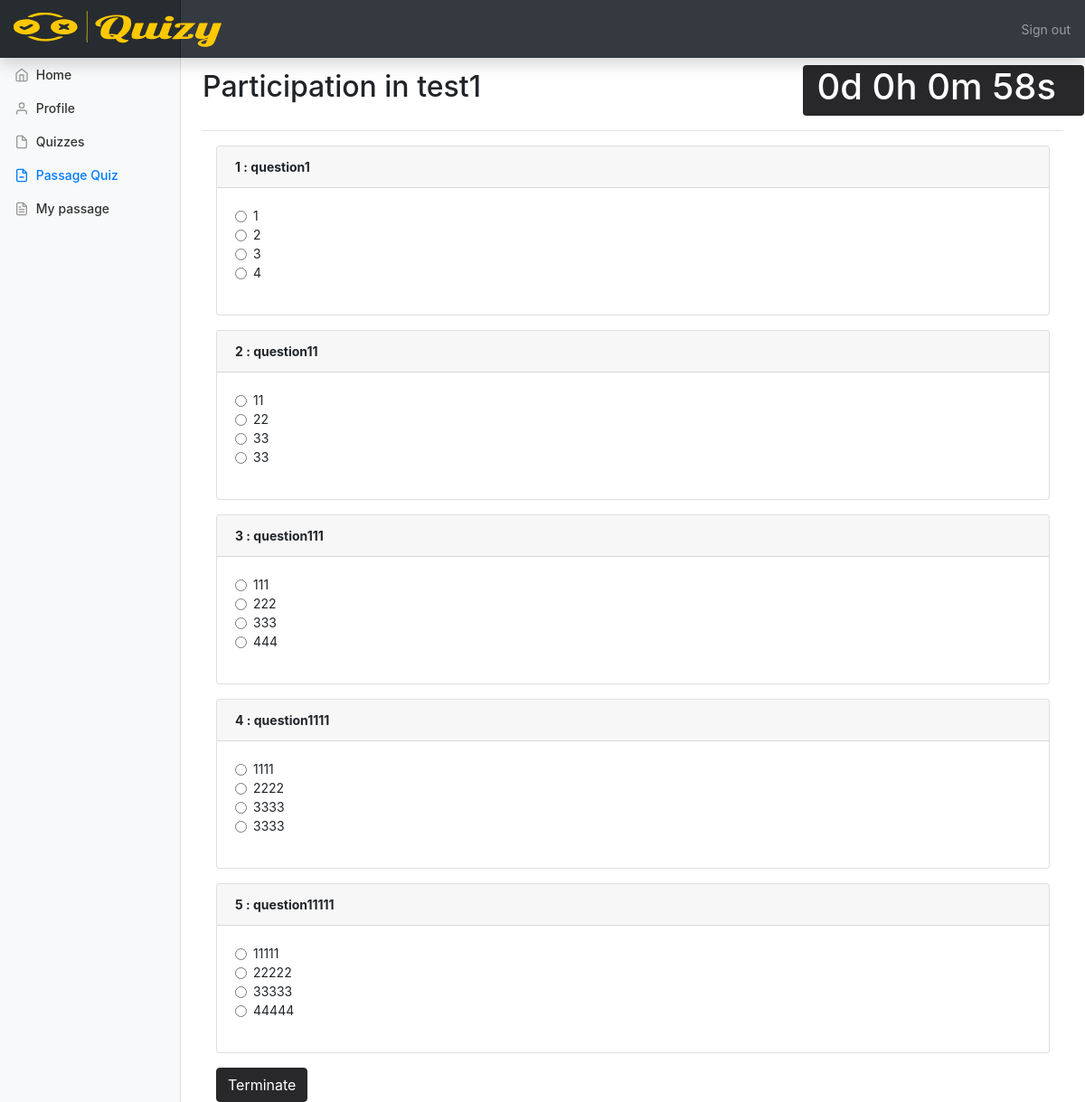
/Layout/passQuiz.php?id=14 (signed in), run on the app's committed database.
### tables this page shows
CREATE TABLE `quiz` (
  `id_quiz` int(11) NOT NULL,
  `id_user` int(11) DEFAULT NULL,
  `title_quiz` varchar(255) DEFAULT NULL,
  `situation_quiz` int(11) DEFAULT NULL,
  `url_quiz` varchar(255) DEFAULT NULL,
  `quiz_duration` time DEFAULT NULL,
  `quiz_description` text DEFAULT NULL,
  `image` varchar(255) DEFAULT NULL
);

CREATE TABLE `question` (
  `id_question` int(11) NOT NULL,
  `id_quiz` int(11) DEFAULT NULL,
  `title_question` text DEFAULT NULL,
  `ch1` text DEFAULT NULL,
  `ch2` text DEFAULT NULL,
  `ch3` text DEFAULT NULL,
  `ch4` text DEFAULT NULL,
  `answer` varchar(30) DEFAULT NULL
);

### includes/functions.php (called while the page is built, shortened)
<?php
function connect(){
$servername="localhost";
$DBuser ="root";
$DBpassword ="";
$DBname="pfe";
try {
    $conn = new PDO("mysql:host=$servername;dbname=$DBname", $DBuser, $DBpassword);
    $conn->setAttribute(PDO::ATTR_ERRMODE, PDO::ERRMODE_EXCEPTION);
  } catch(PDOException $e) {
    echo "Connection failed: " . $e->getMessage();
  }
  return $conn;
}
function getAllQuestion($id_Q){
  $conn = connect();
$requette ="SELECT * FROM question WHERE id_quiz=$id_Q";
$resultat =$conn->query($requette);
$questions =$resultat->fetchAll();
return $questions;
}
function getTitleQuiz($id){
  $conn = connect();
  $requette ="SELECT * FROM quiz WHERE id_quiz='$id'";
  $resultat =$conn->query($requette);
  $Quiz=$resultat->fetch();
  $titleQ=$Quiz['title_quiz'];
  return $titleQ;
}
?>

### Layout/passQuiz.php (the view, shortened to what this page needs)
<?php
include '../includes/functions.php';
if (isset($_GET['id'])) {
	$idQ = $_GET['id'];
}
$titleQuiz = getTitleQuiz($idQ);
$questions = getAllQuestion($idQ);
?>
<!doctype html>
<html lang="en">
<head>
	<link href="../css/bootstrap.min.css" rel="stylesheet">
	<link href="../css/dashboard.css" rel="stylesheet">
</head>
<body>
	<?php include '../includes/NavbarOfContent.php' ?>
	<div class="container-fluid">
		<div class="row">
			<?php
			include '../includes/sidebar.php'
			?>
			<main role="main" class="col-md-9 ml-sm-auto col-lg-10 px-4">
				<div class="d-flex justify-content-between flex-wrap flex-md-nowrap align-items-center pt-3 pb-2 mb-3 border-bottom">
					<h1 class="h2">Participation in <?php echo $titleQuiz; ?></h1>
					<div class="row">
						<div class="col-sm-12 text-white m-2 rounded" style="background-color: #28282B; border-color: #28282B;">
							<h1 id="countdown"></h1>
						</div>
					</div>
				</div>
				<div class="container">
					<form id="Quizform" method="post" action="../includes/passQuizFunction.php">
						<?php
						foreach ($questions as $index => $question) {
						?>
							<div class="card mb-3">
								<div class="card-header  font-weight-bold"><?php echo $index + 1; ?> : <?php echo $question["title_question"]; ?></div>
								<div class="card-body">
									<div class="form-group">
										<div class="form-check">
											<input class="form-check-input" type="radio" name="answer_Question_<?php echo $index; ?>" value="<?php echo $question["ch1"]; ?>">
											<label class="form-check-label">
												<?php echo $question["ch1"]; ?>
											</label>
										</div>
										<div class="form-check">
											<input class="form-check-input" type="radio" name="answer_Question_<?php echo $index; ?>" value="<?php echo $question["ch2"]; ?>">
											<label class="form-check-label">
												<?php echo $question["ch2"]; ?>
											</label>
										</div>
										<div class="form-check">
											<input class="form-check-input" type="radio" name="answer_Question_<?php echo $index; ?>" value="<?php echo $question["ch3"]; ?>">
											<label class="form-check-label">
												<?php echo $question["ch3"]; ?>
											</label>
										</div>
										<div class="form-check">
											<input class="form-check-input" type="radio" name="answer_Question_<?php echo $index; ?>" value="<?php echo $question["ch4"]; ?>">
											<label class="form-check-label">
												<?php echo $question["ch4"]; ?>
											</label>
										</div>
									</div>
								</div>
							</div>
						<?php
						}
						?>
						<button type="submit" class="btn btn-danger" style="background-color: #28282B; border-color: #28282B; ">Terminate</button>
					</form>
				</div>
			</main>
		</div>
	</div>
</body>
</html>

### css/dashboard.css (style rules this page uses)
body { font-size: .875rem; }
[role="main"] { padding-top: 48px; }

### data on the page
quiz: title_quiz "test1"
question: title_question "question1", ch1 "1", ch2 "2", ch3 "3", ch4 "4"
question: title_question "question11", ch1 "11", ch2 "22", ch3 "33", ch4 "33"
question: title_question "question111", ch1 "111", ch2 "222", ch3 "333", ch4 "444"
question: title_question "question1111", ch1 "1111", ch2 "2222", ch3 "3333", ch4 "3333"
question: title_question "question11111", ch1 "11111", ch2 "22222", ch3 "33333", ch4 "44444"
